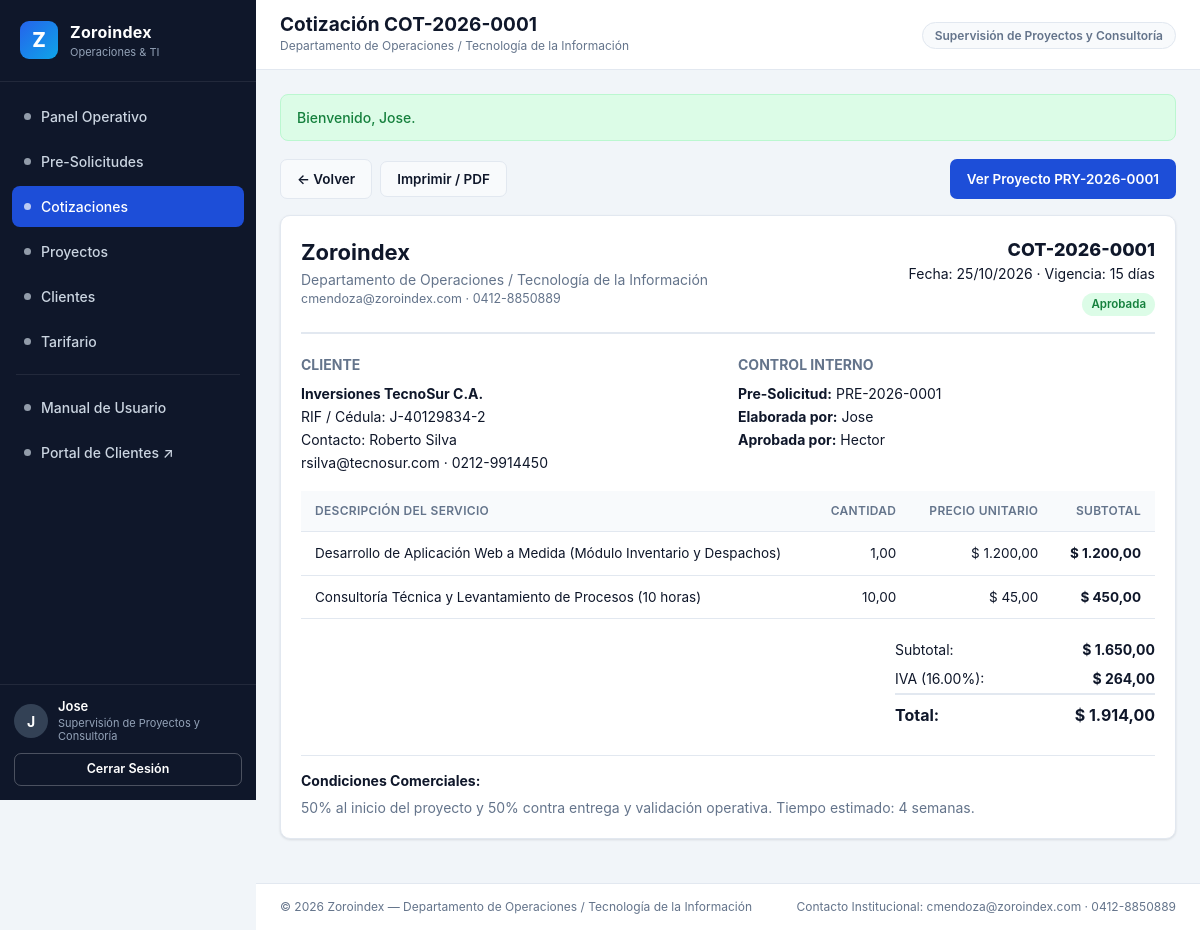
Screenshot of /cotizacion_ver.php?id=1 (signed in) with the database file from the repository.
### tables this page shows
CREATE TABLE `cotizaciones` (
  `id` INT UNSIGNED NOT NULL AUTO_INCREMENT,
  `codigo` VARCHAR(30) NOT NULL,
  `presolicitud_id` INT UNSIGNED DEFAULT NULL,
  `cliente_id` INT UNSIGNED NOT NULL,
  `elaborado_por_id` INT UNSIGNED NOT NULL,
  `aprobado_por_id` INT UNSIGNED DEFAULT NULL,
  `fecha_emision` DATE NOT NULL,
  `vigencia_dias` INT UNSIGNED NOT NULL DEFAULT 15,
  `subtotal` DECIMAL(12,2) NOT NULL DEFAULT 0.00,
  `iva_porcentaje` DECIMAL(5,2) NOT NULL DEFAULT 16.00,
  `iva_monto` DECIMAL(12,2) NOT NULL DEFAULT 0.00,
  `total` DECIMAL(12,2) NOT NULL DEFAULT 0.00,
  `estado` ENUM('Borrador','Enviada','Aprobada','Rechazada','Vencida') NOT NULL DEFAULT 'Borrador',
  `condiciones` TEXT DEFAULT NULL,
  `creado_en` DATETIME NOT NULL DEFAULT CURRENT_TIMESTAMP,
  `actualizado_en` DATETIME NOT NULL DEFAULT CURRENT_TIMESTAMP ON UPDATE CURRENT_TIMESTAMP,
  PRIMARY KEY (`id`),
  UNIQUE KEY `uk_cotizaciones_codigo` (`codigo`),
  KEY `idx_cot_presol` (`presolicitud_id`),
  KEY `idx_cot_cliente` (`cliente_id`),
  KEY `idx_cot_estado` (`estado`),
  CONSTRAINT `fk_cot_presol` FOREIGN KEY (`presolicitud_id`) REFERENCES `presolicitudes` (`id`) ON DELETE SET NULL ON UPDATE CASCADE,
  CONSTRAINT `fk_cot_cliente` FOREIGN KEY (`cliente_id`) REFERENCES `clientes` (`id`) ON UPDATE CASCADE,
  CONSTRAINT `fk_cot_elaborado` FOREIGN KEY (`elaborado_por_id`) REFERENCES `usuarios` (`id`) ON UPDATE CASCADE,
  CONSTRAINT `fk_cot_aprobado` FOREIGN KEY (`aprobado_por_id`) REFERENCES `usuarios` (`id`) ON DELETE SET NULL ON UPDATE CASCADE
);

CREATE TABLE `usuarios` (
  `id` INT UNSIGNED NOT NULL AUTO_INCREMENT,
  `rol_id` INT UNSIGNED NOT NULL,
  `nombre_completo` VARCHAR(120) NOT NULL,
  `usuario` VARCHAR(60) NOT NULL,
  `correo` VARCHAR(120) NOT NULL,
  `telefono` VARCHAR(30) DEFAULT NULL,
  `password_hash` VARCHAR(255) NOT NULL,
  `activo` TINYINT(1) NOT NULL DEFAULT 1,
  `ultimo_acceso` DATETIME DEFAULT NULL,
  `creado_en` DATETIME NOT NULL DEFAULT CURRENT_TIMESTAMP,
  PRIMARY KEY (`id`),
  UNIQUE KEY `uk_usuarios_usuario` (`usuario`),
  UNIQUE KEY `uk_usuarios_correo` (`correo`),
  KEY `idx_usuarios_rol` (`rol_id`),
  CONSTRAINT `fk_usuarios_rol` FOREIGN KEY (`rol_id`) REFERENCES `roles` (`id`) ON UPDATE CASCADE
);

CREATE TABLE `proyectos` (
  `id` INT UNSIGNED NOT NULL AUTO_INCREMENT,
  `codigo` VARCHAR(30) NOT NULL,
  `cotizacion_id` INT UNSIGNED DEFAULT NULL,
  `cliente_id` INT UNSIGNED NOT NULL,
  `supervisor_id` INT UNSIGNED NOT NULL,
  `consultor_id` INT UNSIGNED DEFAULT NULL,
  `nombre_proyecto` VARCHAR(160) NOT NULL,
  `descripcion` TEXT DEFAULT NULL,
  `fecha_inicio` DATE DEFAULT NULL,
  `fecha_entrega_est` DATE DEFAULT NULL,
  `progreso` TINYINT UNSIGNED NOT NULL DEFAULT 0,
  `estado` ENUM('Planificado','En Ejecucion','En Pruebas','Entregado','Pausado') NOT NULL DEFAULT 'Planificado',
  `creado_en` DATETIME NOT NULL DEFAULT CURRENT_TIMESTAMP,
  `actualizado_en` DATETIME NOT NULL DEFAULT CURRENT_TIMESTAMP ON UPDATE CURRENT_TIMESTAMP,
  PRIMARY KEY (`id`),
  UNIQUE KEY `uk_proyectos_codigo` (`codigo`),
  KEY `idx_pry_cliente` (`cliente_id`),
  KEY `idx_pry_consultor` (`consultor_id`),
  KEY `idx_pry_estado` (`estado`),
  CONSTRAINT `fk_pry_cot` FOREIGN KEY (`cotizacion_id`) REFERENCES `cotizaciones` (`id`) ON DELETE SET NULL ON UPDATE CASCADE,
  CONSTRAINT `fk_pry_cliente` FOREIGN KEY (`cliente_id`) REFERENCES `clientes` (`id`) ON UPDATE CASCADE,
  CONSTRAINT `fk_pry_supervisor` FOREIGN KEY (`supervisor_id`) REFERENCES `usuarios` (`id`) ON UPDATE CASCADE,
  CONSTRAINT `fk_pry_consultor` FOREIGN KEY (`consultor_id`) REFERENCES `usuarios` (`id`) ON DELETE SET NULL ON UPDATE CASCADE
);

CREATE TABLE `clientes` (
  `id` INT UNSIGNED NOT NULL AUTO_INCREMENT,
  `razon_social` VARCHAR(150) NOT NULL,
  `documento_rif` VARCHAR(30) NOT NULL,
  `contacto_principal` VARCHAR(120) NOT NULL,
  `correo` VARCHAR(120) NOT NULL,
  `telefono` VARCHAR(30) NOT NULL,
  `direccion` VARCHAR(255) DEFAULT NULL,
  `sector` VARCHAR(80) DEFAULT NULL,
  `activo` TINYINT(1) NOT NULL DEFAULT 1,
  `creado_en` DATETIME NOT NULL DEFAULT CURRENT_TIMESTAMP,
  PRIMARY KEY (`id`),
  UNIQUE KEY `uk_clientes_rif` (`documento_rif`),
  KEY `idx_clientes_correo` (`correo`)
);

CREATE TABLE `presolicitudes` (
  `id` INT UNSIGNED NOT NULL AUTO_INCREMENT,
  `codigo` VARCHAR(30) NOT NULL,
  `cliente_id` INT UNSIGNED NOT NULL,
  `usuario_asignado_id` INT UNSIGNED DEFAULT NULL,
  `canal` ENUM('Web','Telefono','Correo','Presencial') NOT NULL DEFAULT 'Web',
  `tipo_servicio` VARCHAR(120) NOT NULL,
  `prioridad` ENUM('Baja','Media','Alta','Urgente') NOT NULL DEFAULT 'Media',
  `descripcion` TEXT NOT NULL,
  `estado` ENUM('Recibida','En Revision','Cotizada','Aprobada','Rechazada','Cerrada') NOT NULL DEFAULT 'Recibida',
  `observaciones_internas` TEXT DEFAULT NULL,
  `creado_en` DATETIME NOT NULL DEFAULT CURRENT_TIMESTAMP,
  `actualizado_en` DATETIME NOT NULL DEFAULT CURRENT_TIMESTAMP ON UPDATE CURRENT_TIMESTAMP,
  PRIMARY KEY (`id`),
  UNIQUE KEY `uk_presolicitudes_codigo` (`codigo`),
  KEY `idx_presol_cliente` (`cliente_id`),
  KEY `idx_presol_asignado` (`usuario_asignado_id`),
  KEY `idx_presol_estado` (`estado`),
  CONSTRAINT `fk_presol_cliente` FOREIGN KEY (`cliente_id`) REFERENCES `clientes` (`id`) ON UPDATE CASCADE,
  CONSTRAINT `fk_presol_usuario` FOREIGN KEY (`usuario_asignado_id`) REFERENCES `usuarios` (`id`) ON DELETE SET NULL ON UPDATE CASCADE
);

CREATE TABLE `cotizacion_items` (
  `id` INT UNSIGNED NOT NULL AUTO_INCREMENT,
  `cotizacion_id` INT UNSIGNED NOT NULL,
  `servicio_id` INT UNSIGNED DEFAULT NULL,
  `descripcion` VARCHAR(255) NOT NULL,
  `cantidad` DECIMAL(10,2) NOT NULL DEFAULT 1.00,
  `precio_unitario` DECIMAL(12,2) NOT NULL DEFAULT 0.00,
  `subtotal` DECIMAL(12,2) NOT NULL DEFAULT 0.00,
  PRIMARY KEY (`id`),
  KEY `idx_cotitem_cotizacion` (`cotizacion_id`),
  CONSTRAINT `fk_cotitem_cot` FOREIGN KEY (`cotizacion_id`) REFERENCES `cotizaciones` (`id`) ON DELETE CASCADE ON UPDATE CASCADE,
  CONSTRAINT `fk_cotitem_serv` FOREIGN KEY (`servicio_id`) REFERENCES `servicios_tarifas` (`id`) ON DELETE SET NULL ON UPDATE CASCADE
);

### cotizacion_ver.php (the view, shortened to what the rows shown need)
<?php
require_once __DIR__ . '/includes/layout.php';
$pdo = db();
$id = isset($_GET['id']) ? (int)$_GET['id'] : 0;
$stmt = $pdo->prepare(
    'SELECT cot.*, c.razon_social, c.documento_rif, c.contacto_principal, c.correo, c.telefono, c.direccion,
            p.codigo AS presol_codigo,
            ue.nombre_completo AS elaborador_nombre,
            ua.nombre_completo AS aprobador_nombre
     FROM cotizaciones cot
     INNER JOIN clientes c ON c.id = cot.cliente_id
     LEFT JOIN presolicitudes p ON p.id = cot.presolicitud_id
     INNER JOIN usuarios ue ON ue.id = cot.elaborado_por_id
     LEFT JOIN usuarios ua ON ua.id = cot.aprobado_por_id
     WHERE cot.id = ? LIMIT 1'
);
$stmt->execute([$id]);
$cot = $stmt->fetch();
$itStmt = $pdo->prepare('SELECT * FROM cotizacion_items WHERE cotizacion_id = ? ORDER BY id');
$itStmt->execute([$id]);
$items = $itStmt->fetchAll();
$pryStmt = $pdo->prepare('SELECT id, codigo FROM proyectos WHERE cotizacion_id = ? LIMIT 1');
$pryStmt->execute([$id]);
$proyectoVinculado = $pryStmt->fetch();
render_header('Cotización ' . $cot['codigo'], 'cotizaciones');
?>
<div class="toolbar no-print">
    <div class="flex-gap">
        <?php if ($proyectoVinculado): ?>
            <a href="proyecto_ver.php?id=<?= (int)$proyectoVinculado['id'] ?>" class="btn btn-primary">
                Ver Proyecto <?= e($proyectoVinculado['codigo']) ?>
            </a>
        <?php elseif ($cot['estado'] === 'Aprobada' && has_permission('proyectos.manage')): ?>
            <a href="proyecto_form.php?cotizacion_id=<?= (int)$cot['id'] ?>" class="btn btn-primary">
                + Asignar Proyecto
            </a>
        <?php endif; ?>
    </div>
</div>
<section class="card">
    <div class="card-body">
        <div style="display:flex;justify-content:space-between;flex-wrap:wrap;gap:16px;border-bottom:2px solid var(--border);padding-bottom:16px;margin-bottom:20px;">
            <div>
                <h2 style="margin:0;font-size:22px;"><?= e(APP_ORG) ?></h2>
            </div>
            <div class="text-right">
                <div style="font-size:18px;font-weight:800;"><?= e($cot['codigo']) ?></div>
                <div>Fecha: <?= e(format_date($cot['fecha_emision'])) ?> &middot; Vigencia: <?= (int)$cot['vigencia_dias'] ?> días</div>
                <div class="mt-2"><span class="badge <?= e(badge_class($cot['estado'])) ?>"><?= e($cot['estado']) ?></span></div>
            </div>
        </div>
        <div class="grid-2" style="margin-bottom:16px;">
            <div>
                <h3 style="margin:0 0 8px;font-size:14px;text-transform:uppercase;color:var(--text-muted);">Cliente</h3>
                <p style="margin:2px 0;"><strong><?= e($cot['razon_social']) ?></strong></p>
                <p style="margin:2px 0;">RIF / Cédula: <?= e($cot['documento_rif']) ?></p>
                <p style="margin:2px 0;">Contacto: <?= e($cot['contacto_principal']) ?></p>
                <p style="margin:2px 0;"><?= e($cot['correo']) ?> &middot; <?= e($cot['telefono']) ?></p>
            </div>
            <div>
                <h3 style="margin:0 0 8px;font-size:14px;text-transform:uppercase;color:var(--text-muted);">Control Interno</h3>
                <p style="margin:2px 0;"><strong>Pre-Solicitud:</strong> <?= e($cot['presol_codigo'] ?? 'Directa') ?></p>
                <p style="margin:2px 0;"><strong>Elaborada por:</strong> <?= e($cot['elaborador_nombre']) ?></p>
                <?php if ($cot['aprobador_nombre']): ?>
                    <p style="margin:2px 0;"><strong>Aprobada por:</strong> <?= e($cot['aprobador_nombre']) ?></p>
                <?php endif; ?>
            </div>
        </div>
        <div class="table-responsive">
            <table>
                <thead>
                    <tr>
                        <th>Descripción del Servicio</th>
                        <th class="text-right">Cantidad</th>
                        <th class="text-right">Precio Unitario</th>
                        <th class="text-right">Subtotal</th>
                    </tr>
                </thead>
                <tbody>
                    <?php foreach ($items as $it): ?>
                        <tr>
                            <td><?= e($it['descripcion']) ?></td>
                            <td class="text-right"><?= number_format((float)$it['cantidad'], 2, ',', '.') ?></td>
                            <td class="text-right"><?= e(format_money($it['precio_unitario'])) ?></td>
                            <td class="text-right"><strong><?= e(format_money($it['subtotal'])) ?></strong></td>
                        </tr>
                    <?php endforeach; ?>
                </tbody>
            </table>
        </div>
        <div style="display:flex;justify-content:flex-end;margin-top:16px;">
            <div style="min-width:260px;">
                <div style="display:flex;justify-content:space-between;padding:4px 0;">
                    <span>Subtotal:</span>
                    <strong><?= e(format_money($cot['subtotal'])) ?></strong>
                </div>
                <div style="display:flex;justify-content:space-between;padding:4px 0;">
                    <span>IVA (<?= number_format((float)$cot['iva_porcentaje'], 2) ?>%):</span>
                    <strong><?= e(format_money($cot['iva_monto'])) ?></strong>
                </div>
                <div style="display:flex;justify-content:space-between;padding:8px 0;border-top:2px solid var(--border);font-size:16px;">
                    <strong>Total:</strong>
                    <strong><?= e(format_money($cot['total'])) ?></strong>
                </div>
            </div>
        </div>
        <?php if (!empty($cot['condiciones'])): ?>
            <div style="margin-top:20px;padding-top:14px;border-top:1px solid var(--border);">
                <strong>Condiciones Comerciales:</strong>
                <p class="text-muted" style="margin:6px 0 0;"><?= nl2br(e($cot['condiciones'])) ?></p>
            </div>
        <?php endif; ?>
    </div>
</section>
<?php render_footer(); ?>

### includes/layout.php (shortened to what the rows shown need)
<?php
require_once __DIR__ . '/auth.php';
require_once __DIR__ . '/helpers.php';
function render_header(string $title, string $activeNav = 'dashboard'): void
{
    $user = require_login();
    ?>
<!DOCTYPE html>
<html lang="es">
<head>
    <link rel="stylesheet" href="assets/css/app.css">
</head>
<body>
<div class="app-shell">
    <aside class="sidebar" id="sidebar">
        <div class="sidebar-footer">
            <div class="user-card">
                <div class="user-avatar"><?= e(strtoupper(substr($user['nombre_completo'], 0, 1))) ?></div>
                <div class="user-meta">
                    <div class="user-name"><?= e($user['nombre_completo']) ?></div>
                    <div class="user-role"><?= e($user['rol_nombre']) ?></div>
                </div>
            </div>
        </div>
    </aside>
    <div class="main-wrapper">
        <header class="topbar">
            <div class="topbar-left">
                <div>
                    <h1 class="page-title"><?= e($title) ?></h1>
                </div>
            </div>
        </header>
        <main class="main-content">
    <?php
}
function render_footer(): void
{
    ?>
        </main>
    </div>
</div>
</body>
</html>
    <?php
}

### rows the page displays
cotizaciones: elaborado_por.nombre_completo "J", elaborado_por.nombre_completo "Jose", codigo "COT-2026-0001", fecha_emision "25/10/2026", vigencia_dias "15", estado "Aprobada", cliente.razon_social "Inversiones TecnoSur C.A.", cliente.documento_rif "J-40129834-2", cliente.contacto_principal "Roberto Silva", cliente.correo "rsilva@tecnosur.com", cliente.telefono "0212-9914450", presolicitud.codigo "PRE-2026-0001", aprobado_por.nombre_completo "Hector", subtotal "$ 1.650,00", iva_porcentaje "16.00", iva_monto "$ 264,00", total "$ 1.914,00", condiciones "50% al inicio del proyecto y 50% contra entrega y validación operativa. Tiempo estimado: 4 semanas."
proyectos: codigo "PRY-2026-0001"
cotizacion_items: descripcion "Desarrollo de Aplicación Web a Medida (Módulo Inventario y Despachos)", cantidad "1,00", precio_unitario "$ 1.200,00", subtotal "$ 1.200,00"
cotizacion_items: descripcion "Consultoría Técnica y Levantamiento de Procesos (10 horas)", cantidad "10,00", precio_unitario "$ 45,00", subtotal "$ 450,00"

### other values shown
APP_ORG "Zoroindex"
$item['label'] "Panel Operativo"
$item['label'] "Pre-Solicitudes"
$item['label'] "Cotizaciones"
$item['label'] "Proyectos"
$item['label'] "Clientes"
$item['label'] "Tarifario"
$user['rol_nombre'] "Supervisión de Proyectos y Consultoría"
$title "Cotización COT-2026-0001"
APP_DEPT "Departamento de Operaciones / Tecnología de la Información"
$flash['message'] "Bienvenido, Jose."
APP_CONTACT_EMAIL "cmendoza@zoroindex.com"
APP_CONTACT_PHONE "0412-8850889"
